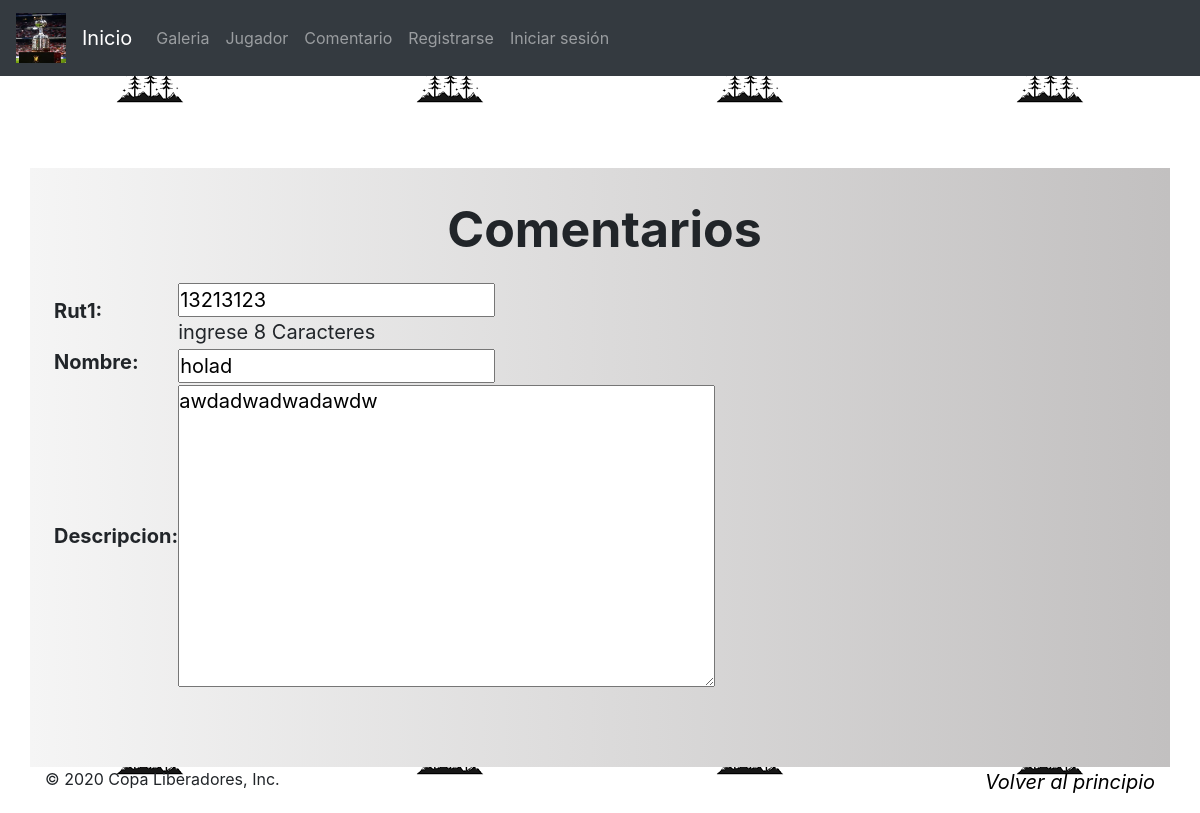
/copa/comentario/13213123/update/, run on the app's committed database.
### copa/models.py (models this page shows, shortened)
class Comentario(models.Model):
    rut1 = models.CharField(max_length=8,primary_key=True, help_text='ingrese 8 Caracteres')
    nombre = models.CharField(max_length=100)
    descripcion = models.TextField(max_length=500)
    class Meta:
        ordering=['nombre']

### copa/views.py (the view)
# urls.py: path('comentario/<int:pk>/update/', views.ComentarioUpdate.as_view(), name='comentario_update'),
class ComentarioUpdate(UpdateView):
    model= Comentario
    fields= ['rut1','nombre','descripcion']

### copa/templates/copa/comentario_form.html (shortened to what this page needs)
{% extends "base_generic.html" %}
{% block content %}
<!DOCTYPE html>
<html lang="en">
<head>
  {% load static %}
  <link rel="stylesheet" href="{% static 'formu2.css'%}">
  <link rel="stylesheet" href="{% static 'css/bootstrap.min.css'%}">
  <link rel="stylesheet" href="https://stackpath.bootstrapcdn.com/bootstrap/4.3.1/css/bootstrap.min.css">
</head>
<body>
    <br><br><br><br>
    <br><br><br>
    <div class="container" style="font-size: 20px;background: -webkit-linear-gradient(to right, rgb(248, 248, 248), #a5a4a4);
    background: linear-gradient(to right, #f5f5f5, #c2c0c0);padding-left: 2%;padding-top: 2%;padding-bottom: 1%;  justify-content: center; align-items: center;">
        <p style="font-size: 50px; text-align: center;"><strong> Comentarios </strong></p>
    <form class="action=" method="post" >
        <table>
            {{form.as_table}}
        </table>
        <br><br>
           </div>
</body>
</html>
{% endblock %}

### copa/static/formu2.css (style rules this page uses)
* { margin: 0; padding: 0; box-sizing: border-box; }
body { background: url('../static/i2s.png'); }

### data on the page
Comentario: rut1 "13213123", nombre "holad", descripcion "awdadwadwadawdw"
